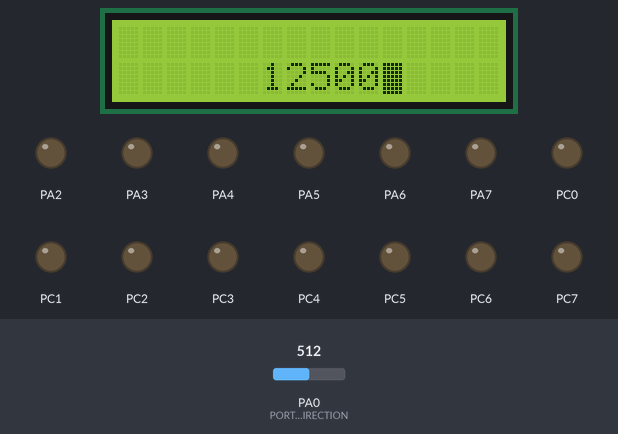
A program run on a simulated ATmega32, built with avr-gcc and emulated at 8 MHz. Shown: 16×2 character LCD, output pins drawn as LEDs (lit = HIGH). Wiring (inferred from the names in the program): character LCD (HD44780): RS PD0; R/W PD1; E PD2; data PB0, PB1, PB2, PB3, PB4, PB5, PB6, PB7. The inputs (shaded band) are chosen by the test bench; at power-on: PA0 (PORTA_PIN0_DIRECTION) = 512. Pins used as bus, display or sensor lines are not drawn.

Above: at 1.9 s.
2.0 s: PA0 (PORTA_PIN0_DIRECTION) set to 716
At 3.3 s:
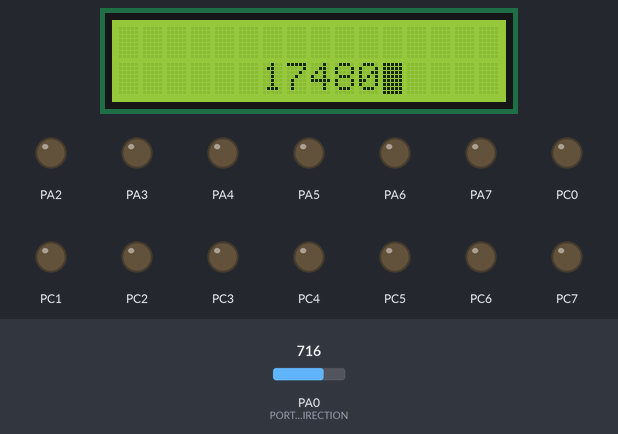
3.6 s: PA0 (PORTA_PIN0_DIRECTION) set to 900
At 5.4 s:
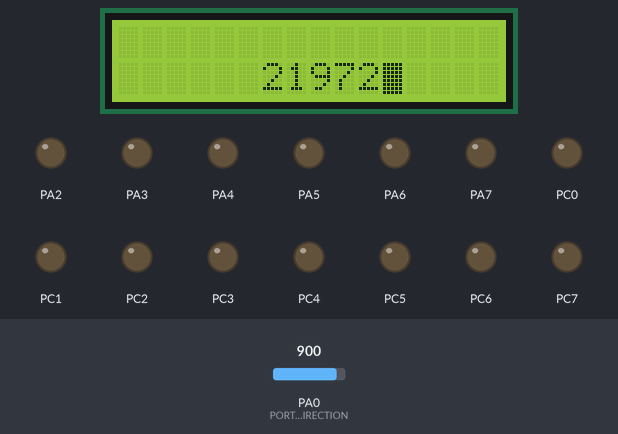
5.7 s: PA0 (PORTA_PIN0_DIRECTION) set to 1023
At 7.7 s:
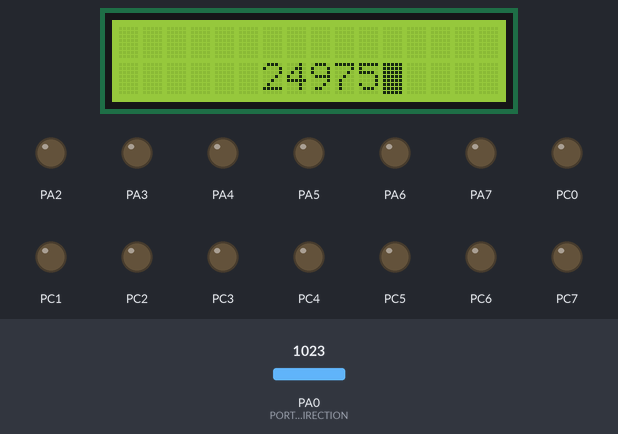
Timing chart, 0 to 9.2 s (numbered marks = the images above; inputs shaded):
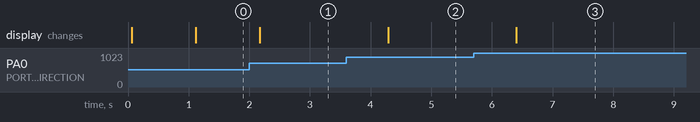

The program:

main.c
```c
/*
 * main.c
 *
 *  Created on: Aug 3, 2022
 *      Author: abdelrahmanhossam
 */

#include "../Include/LIB/STD_TYPES.h"
#include "../Include/LIB/BIT_MATH.h"

#include "../Include/MCAL/DIO/DIO_Interface.h"
#include "../Include/MCAL/DIO/DIO_priivate.h"
#include "../Include/MCAL/DIO/DIO_configuration.h"

#include "../include/HAL/LCD/LCD_interface.h"
#include "../include/HAL/LCD/LCD_private.h"
#include "../include/HAL/LCD/LCD_configurations.h"

#include "../Include/MCAL/ADC/ADC_interface.h"
#include "../Include/MCAL/ADC/ADC_private.h"
#include "../Include/MCAL/ADC/ADC_configration.h"

#include <util/delay.h>
#define F_CPU 8000000UL

void main(void)
{
	u16 digital_1=0;
	u16 analog_1=0;
	u16 digital_2=0;
	u16 analog_2=0;
    MDIO_voidInit();
    HLCD_voidInit();
    MADC_void_Init();
    while (1)
   {
//    	digital_1=MADC_u16GetDigitalValue(ADC0);
//    	analog_1=(u16)((digital_1*25000UL)/1024);
//    	_delay_ms(1000);
    	digital_2=MADC_u16GetDigitalValue(0);
    	analog_2=(u16)((digital_2*25000UL)/1024);

//	HLCD_voidClearDisplay();
//	HLCD_voidGoToPosition(LCD_ROW_ONE,12 );
//	HLCD_voidDisplayNumber(analog_1);
//	_delay_ms(1000);
	HLCD_voidGoToPosition(LCD_ROW_TWO, 12);
	HLCD_voidDisplayNumber(analog_2);
	_delay_ms(1000);
	HLCD_voidClearDisplay();


    }
}
```

ADC_program.c
```c
/*
 * ADC_program.c
 *
 *  Created on: Aug 28, 2022
 *      Author: El-Sa7er
 */

#include "../Include/LIB/STD_TYPES.h"
#include "../Include/LIB/BIT_MATH.h"

#include "../Include/MCAL/DIO/DIO_Interface.h"
#include "../Include/MCAL/DIO/DIO_priivate.h"
#include "../Include/MCAL/DIO/DIO_configuration.h"

#include "../Include/MCAL/ADC/ADC_interface.h"
#include "../Include/MCAL/ADC/ADC_private.h"
#include "../Include/MCAL/ADC/ADC_configration.h"
void MADC_void_Init(void)
{
//	1-select Vref =Avcc
//	2- right adjustment
//	3-disable auto trigger
//	4-select clck/64
//	5-enable adc

////#define ADMUX_REG 0b01000000
////#define ADCSRA_REG 0b11000110
////MDIO_voidSetPortDirection(ADMUX, ADMUX_REG);
////MDIO_voidSetPortDirection(ADCSRA, ADCSRA_REG);
CLR_BIT(ADMUX,7);
SET_BIT(ADMUX,6);

CLR_BIT(ADMUX,5);

CLR_BIT(ADCSRA,5);

CLR_BIT(ADCSRA,0);
SET_BIT(ADCSRA,1);
SET_BIT(ADCSRA,2);

SET_BIT(ADCSRA,7);
}
u16 MADC_u16GetDigitalValue(u8 A_u8Channel)
{
	u16 local_u16DigitalValue=0;
	if(A_u8Channel<32)
	{
//		clear the channel 5-bits
		ADMUX &=0b11100000;
//		selsect channel
		ADMUX|=A_u8Channel;
//		start conversion
		SET_BIT(ADCSRA,6);
//		polling on ADC complete flag
		while(GET_BIT(ADCSRA,4)==0);
//		clear intterupt flag
		SET_BIT(ADCSRA,4);
//		read conversion value
		local_u16DigitalValue = ADCLH;
	}
	return local_u16DigitalValue;
}
```

LCD_configurations.h
```c
/*
 * LCD_configurations.h
 *
 *  Created on: Aug 4, 2022
 *      Author: abdelrahmanhossam
 */

#ifndef INCLUDE_HAL_LCD_LCD_CONFIGURATIONS_H_
#define INCLUDE_HAL_LCD_LCD_CONFIGURATIONS_H_

#define LCD_DATA_PORT PORTB
#define LCD_CONTROL_PORT PORTD

#define RS_PIN PIN0
#define RW_PIN PIN1
#define E_PIN PIN2

#define FUNCTION_SET 0b00111000
#define DISPLAY_ON_OFF_CONTROL 0b00001111
#define DISPLAY_CLEAR 0b00000001
#define ENTRY_MODE_SET 0b00000111
#define DISPLAY_SHIFT 0b00011111

#define LCD_ROW_ONE 1
#define LCD_ROW_TWO 2

#endif /* INCLUDE_HAL_LCD_LCD_CONFIGURATIONS_H_ */
```

LCD_interface.h
```c
/*
 * LCD_interface.h
 *
 *  Created on: Aug 4, 2022
 *      Author: abdelrahmanhossam
 */

#ifndef INCLUDE_HAL_LCD_LCD_INTERFACE_H_
#define INCLUDE_HAL_LCD_LCD_INTERFACE_H_

void HLCD_voidSendCommand(u8 A_u8Command);
void HLCD_voidSendData(u8 A_u8Data);
void HLCD_voidInit(void);
void HLCD_voidClearDisplay(void);
void HLCD_voidSendString(u8 *A_Pu8String);
void HLCD_voidGoToPosition(u8 A_u8RowNum,u8 A_u8ColNum);
void HLCD_voidDisplayNumber(u32 A_u32Number);
#endif /* INCLUDE_HAL_LCD_LCD_INTERFACE_H_ */
```

LCD_program.c
```c
/*
 * LCD_program.c
 *
 *  Created on: Aug 4, 2022
 *      Author: abdelrahmanhossam
 */

#include "../Include/LIB/STD_TYPES.h"
#include "../Include/LIB/BIT_MATH.h"

#include "../Include/MCAL/DIO/DIO_Interface.h"
#include "../Include/MCAL/DIO/DIO_priivate.h"
#include "../Include/MCAL/DIO/DIO_configuration.h"

#include "../include/HAL/LCD/LCD_interface.h"
#include "../include/HAL/LCD/LCD_private.h"
#include "../include/HAL/LCD/LCD_configurations.h"

#include <util/delay.h>
#define F_CPU 8000000UL

void HLCD_voidSendCommand(u8 A_u8Command)
{
    //    RS --> 0 , RW --> 0
    MDIO_voidSetPinValue(LCD_CONTROL_PORT, RS_PIN, PIN_LOW);
    MDIO_voidSetPinValue(LCD_CONTROL_PORT, RW_PIN, PIN_LOW);
    // Send command to LCD
    MDIO_voidSetPortValue(LCD_DATA_PORT, A_u8Command);
    // Set pulse on Enable Pin with 2 ms delay
    MDIO_voidSetPinValue(LCD_CONTROL_PORT, E_PIN, PIN_HIGH);
    _delay_ms(2);
    MDIO_voidSetPinValue(LCD_CONTROL_PORT, E_PIN, PIN_LOW);
}

void HLCD_voidSendData(u8 A_u8Data)
{
    //    RS --> 1 , RW --> 0
    MDIO_voidSetPinValue(LCD_CONTROL_PORT, RS_PIN, PIN_HIGH);
    MDIO_voidSetPinValue(LCD_CONTROL_PORT, RW_PIN, PIN_LOW);
    // Send command to LCD
    MDIO_voidSetPortValue(LCD_DATA_PORT, A_u8Data);
    // Set pulse on Enable Pin with 2 ms delay
    MDIO_voidSetPinValue(LCD_CONTROL_PORT, E_PIN, PIN_HIGH);
    _delay_ms(2);
    MDIO_voidSetPinValue(LCD_CONTROL_PORT, E_PIN, PIN_LOW);
}

void HLCD_voidInit(void)
{
    // Wait for more than 30ms after VDD rises to 4.5V.
    _delay_ms(30);
    // Function Set
    HLCD_voidSendCommand(FUNCTION_SET);
    // Wait for more than 39 us
    _delay_ms(1);
    // Display ON/OFF Control
    HLCD_voidSendCommand(DISPLAY_ON_OFF_CONTROL);
    // Wait for more than 39 us
    _delay_ms(1);
    // Display Clear
    HLCD_voidSendCommand(DISPLAY_CLEAR);
    // Wait for more than 1.53 ms
    _delay_ms(2);
    // Entry Mode Set
    HLCD_voidSendCommand(ENTRY_MODE_SET);
        // Wait for more than 37 us
        _delay_ms(1);
        // DISPLAY_SHIFT
        HLCD_voidSendCommand(DISPLAY_SHIFT);
        // End of Initialization
}

void HLCD_voidClearDisplay(void)
{
    HLCD_voidSendCommand(DISPLAY_CLEAR);
    // Wait for more than 1.53 ms
    _delay_ms(2);
}

void HLCD_voidSendString(u8 *A_Pu8String)
{
    while (*A_Pu8String > 0)
    {
        HLCD_voidSendData(*A_Pu8String++);
    }
}
void HLCD_voidGoToPosition(u8 A_u8RowNum,u8 A_u8ColNum)
{
	switch(A_u8RowNum)
	{
	case LCD_ROW_ONE:
		HLCD_voidSendCommand(LCD_ROW1_ADDRESS + A_u8ColNum);
		break;
	case LCD_ROW_TWO:
		HLCD_voidSendCommand(LCD_ROW2_ADDRESS + A_u8ColNum);
		break;
	default:
		break;
	}
	_delay_ms(1);
}

void HLCD_voidDisplayNumber(u32 A_u32Number)
{
	u32 local_u32Vumber = 1;
	if(A_u32Number ==0)
	{
		HLCD_voidSendData('0');
	}
	while(A_u32Number != 0)
	{
		local_u32Vumber=((local_u32Vumber*10) + (A_u32Number%10));
		A_u32Number = A_u32Number / 10;
	}
	while(local_u32Vumber != 1)
		{
		HLCD_voidSendData((local_u32Vumber%10)+48);
		local_u32Vumber = local_u32Vumber / 10;
		}
}
```

LCD_private.h
```c
/*
 * LCD_private.h
 *
 *  Created on: Aug 4, 2022
 *      Author: abdelrahmanhossam
 */

#ifndef INCLUDE_HAL_LCD_LCD_PRIVATE_H_
#define INCLUDE_HAL_LCD_LCD_PRIVATE_H_

#define LCD_ROW1_ADDRESS 127
#define LCD_ROW2_ADDRESS 191


#endif /* INCLUDE_HAL_LCD_LCD_PRIVATE_H_ */
```

BIT_MATH.h
```c
/***************************************************/
/******** Author      : ABdelrahman Hossam *********/
/******** Date        : 30/8/2019          *********/
/******** version     : 1.0 V              *********/
/******** Description : Bit_Math lib       *********/
/***************************************************/


/************************************************/
/* guard of file will call one time in .c      **/
/************************************************/

#ifndef _BIT_MATH_H
#define _BIT_MATH_H

#define SET_BIT(Reg, bitnum)       (Reg |=1<<bitnum)
#define CLR_BIT(Reg, bitnum)       (Reg &=~(1<<bitnum))
#define GET_BIT(Reg, bitnum)       ((Reg>>bitnum)& 0x01)
#define TOGGLE_BIT(Reg, bitnum)    (Reg ^=(1<<bitnum))

#define SET_BYTE(Reg,value)              ( Reg = value )

#define CONC_BIT(b7,b6,b5,b4,b3,b2,b1,b0) Conc_help(b7,b6,b5,b4,b3,b2,b1,b0)
#define Conc_help(b7,b6,b5,b4,b3,b2,b1,b0) 0b##b7##b6##b5##b4##b3##b2##b1##b0


#endif
```

STD_TYPES.h
```c
#ifndef _STD_TYPES_H
#define _STD_TYPES_H

typedef unsigned char      u8;
typedef unsigned short int u16;
typedef unsigned long  int u32;

typedef signed char        s8;
typedef signed short int   s16;
typedef signed long  int   s32;

typedef float              f32;
typedef double             f64;

typedef void(*pf)(void);

#endif
```

ADC_configration.h
```c
/*
 * ADC_configration.h
 *
 *  Created on: Aug 28, 2022
 *      Author: El-Sa7er
 */

#ifndef INCLUDE_MCAL_ADC_ADC_CONFIGRATION_H_
#define INCLUDE_MCAL_ADC_ADC_CONFIGRATION_H_


#endif /* INCLUDE_MCAL_ADC_ADC_CONFIGRATION_H_ */
```

ADC_interface.h
```c
/*
 * ADC_interface.h
 *
 *  Created on: Aug 28, 2022
 *      Author: El-Sa7er
 */

#ifndef INCLUDE_MCAL_ADC_ADC_INTERFACE_H_
#define INCLUDE_MCAL_ADC_ADC_INTERFACE_H_

#define ADC0 0
#define ADC1 1
#define ADC2 2
#define ADC3 3
#define ADC4 4
#define ADC5 5
#define ADC6 6
#define ADC7 7

void MADC_void_Init(void);
u16 MADC_u16GetDigitalValue(u8 A_u8Channel);
#endif /* INCLUDE_MCAL_ADC_ADC_INTERFACE_H_ */
```

ADC_private.h
```c
/*
 * ADC_private.h
 *
 *  Created on: Aug 28, 2022
 *      Author: El-Sa7er
 */

#ifndef INCLUDE_MCAL_ADC_ADC_PRIVATE_H_
#define INCLUDE_MCAL_ADC_ADC_PRIVATE_H_

#define ADMUX  (*(volatile u8 *)0x27)
#define ADCSRA (*(volatile u8 *)0x26)
#define ADCH   (*(volatile u8 *)0x25)
#define ADCL   (*(volatile u8 *)0x24)
#define ADCLH  (*(volatile u16 *)0x24)

#endif /* INCLUDE_MCAL_ADC_ADC_PRIVATE_H_ */
```

DIO_Interface.h
```c
/*
 * DIO_Interface.h
 *
 *  Created on: Aug 3, 2022
 *      Author: abdelrahmanhossam
 */

#ifndef INCLUDE_MCAL_DIO_DIO_INTERFACE_H_
#define INCLUDE_MCAL_DIO_DIO_INTERFACE_H_

#define PIN_INPUT 0
#define PIN_OUTPUT 1

#define PIN_HIGH 1
#define PIN_LOW 0

#define PIN_PULLUP 1
#define PIN_FLOATING 0

#define PORTA 0
#define PORTB 1
#define PORTC 2
#define PORTD 3

#define PIN0 0
#define PIN1 1
#define PIN2 2
#define PIN3 3
#define PIN4 4
#define PIN5 5
#define PIN6 6
#define PIN7 7

void MDIO_voidInit(void);

void MDIO_voidSetPinDirection(u8 A_u8PortId, u8 A_u8PinId, u8 A_u8Direction);

void MDIO_voidSetPinValue(u8 A_u8PortId, u8 A_u8PinId, u8 A_u8Value);

u8 MDIO_u8GetPinValue(u8 A_u8PortId, u8 A_u8PinId);

void MDIO_voidSetPortValue(u8 A_u8PortId, u8 A_u8Value);

void MDIO_voidSetPortDirection(u8 A_u8PortId, u8 A_u8Direction);

#endif /* INCLUDE_MCAL_DIO_DIO_INTERFACE_H_ */
```

DIO_configuration.h
```c
/*
 * DIO_configuration.h
 *
 *  Created on: Aug 3, 2022
 *      Author: abdelrahmanhossam
 */

#ifndef INCLUDE_MCAL_DIO_DIO_CONFIGURATION_H_
#define INCLUDE_MCAL_DIO_DIO_CONFIGURATION_H_

// Direction :- PIN_INPUT , PIN_OUTPUT

#define PORTA_PIN0_DIRECTION PIN_INPUT
#define PORTA_PIN1_DIRECTION PIN_INPUT
#define PORTA_PIN2_DIRECTION PIN_OUTPUT
#define PORTA_PIN3_DIRECTION PIN_OUTPUT
#define PORTA_PIN4_DIRECTION PIN_OUTPUT
#define PORTA_PIN5_DIRECTION PIN_OUTPUT
#define PORTA_PIN6_DIRECTION PIN_OUTPUT
#define PORTA_PIN7_DIRECTION PIN_OUTPUT

#define PORTB_PIN0_DIRECTION PIN_OUTPUT
#define PORTB_PIN1_DIRECTION PIN_OUTPUT
#define PORTB_PIN2_DIRECTION PIN_OUTPUT
#define PORTB_PIN3_DIRECTION PIN_OUTPUT
#define PORTB_PIN4_DIRECTION PIN_OUTPUT
#define PORTB_PIN5_DIRECTION PIN_OUTPUT
#define PORTB_PIN6_DIRECTION PIN_OUTPUT
#define PORTB_PIN7_DIRECTION PIN_OUTPUT

#define PORTC_PIN0_DIRECTION PIN_OUTPUT
#define PORTC_PIN1_DIRECTION PIN_OUTPUT
#define PORTC_PIN2_DIRECTION PIN_OUTPUT
#define PORTC_PIN3_DIRECTION PIN_OUTPUT
#define PORTC_PIN4_DIRECTION PIN_OUTPUT
#define PORTC_PIN5_DIRECTION PIN_OUTPUT
#define PORTC_PIN6_DIRECTION PIN_OUTPUT
#define PORTC_PIN7_DIRECTION PIN_OUTPUT

#define PORTD_PIN0_DIRECTION PIN_OUTPUT
#define PORTD_PIN1_DIRECTION PIN_OUTPUT
#define PORTD_PIN2_DIRECTION PIN_OUTPUT
#define PORTD_PIN3_DIRECTION PIN_OUTPUT
#define PORTD_PIN4_DIRECTION PIN_OUTPUT
#define PORTD_PIN5_DIRECTION PIN_OUTPUT
#define PORTD_PIN6_DIRECTION PIN_OUTPUT
#define PORTD_PIN7_DIRECTION PIN_OUTPUT

// Value:-
//          OUTPUT :- PIN_LOW - PIN_HIGH
//          INPUT  :- PIN_PULLUP - PIN_FLOATING
#define PORTA_PIN0_VALUE PIN_FLOATING
#define PORTA_PIN1_VALUE PIN_FLOATING
#define PORTA_PIN2_VALUE PIN_LOW
#define PORTA_PIN3_VALUE PIN_LOW
#define PORTA_PIN4_VALUE PIN_LOW
#define PORTA_PIN5_VALUE PIN_LOW
#define PORTA_PIN6_VALUE PIN_LOW
#define PORTA_PIN7_VALUE PIN_LOW

#define PORTB_PIN0_VALUE PIN_LOW
#define PORTB_PIN1_VALUE PIN_LOW
#define PORTB_PIN2_VALUE PIN_LOW
#define PORTB_PIN3_VALUE PIN_LOW
#define PORTB_PIN4_VALUE PIN_LOW
#define PORTB_PIN5_VALUE PIN_LOW
#define PORTB_PIN6_VALUE PIN_LOW
#define PORTB_PIN7_VALUE PIN_LOW

#define PORTC_PIN0_VALUE PIN_LOW
#define PORTC_PIN1_VALUE PIN_LOW
#define PORTC_PIN2_VALUE PIN_LOW
#define PORTC_PIN3_VALUE PIN_LOW
#define PORTC_PIN4_VALUE PIN_LOW
#define PORTC_PIN5_VALUE PIN_LOW
#define PORTC_PIN6_VALUE PIN_LOW
#define PORTC_PIN7_VALUE PIN_LOW

#define PORTD_PIN0_VALUE PIN_LOW
#define PORTD_PIN1_VALUE PIN_LOW
#define PORTD_PIN2_VALUE PIN_LOW
#define PORTD_PIN3_VALUE PIN_LOW
#define PORTD_PIN4_VALUE PIN_LOW
#define PORTD_PIN5_VALUE PIN_LOW
#define PORTD_PIN6_VALUE PIN_LOW
#define PORTD_PIN7_VALUE PIN_LOW
#endif /* INCLUDE_MCAL_DIO_DIO_CONFIGURATION_H_ */
```

DIO_priivate.h
```c
/*
 * DIO_priivate.h
 *
 *  Created on: Aug 3, 2022
 *      Author: abdelrahmanhossam
 */

#ifndef INCLUDE_MCAL_DIO_DIO_PRIIVATE_H_
#define INCLUDE_MCAL_DIO_DIO_PRIIVATE_H_

#define PORTA_REG (*(volatile u8 *)0x3B)
#define DDRA_REG (*(volatile u8 *)0x3A)
#define PINA_REG (*(volatile u8 *)0x39)

#define PORTB_REG (*(volatile u8 *)0x38)
#define DDRB_REG (*(volatile u8 *)0x37)
#define PINB_REG (*(volatile u8 *)0x36)

#define PORTC_REG (*(volatile u8 *)0x35)
#define DDRC_REG (*(volatile u8 *)0x34)
#define PINC_REG (*(volatile u8 *)0x33)

#define PORTD_REG (*(volatile u8 *)0x32)
#define DDRD_REG (*(volatile u8 *)0x31)
#define PIND_REG (*(volatile u8 *)0x30)

#endif /* INCLUDE_MCAL_DIO_DIO_PRIIVATE_H_ */
```

Source omitted: DIO_program.c (6108 bytes)

Measured:
- after the input at 2.0 s, the display: changes after 0.18 s (image 1)
- after the input at 3.6 s, the display: changes after 0.69 s (image 2)
- after the input at 5.7 s, the display: changes after 0.70 s (image 3)
